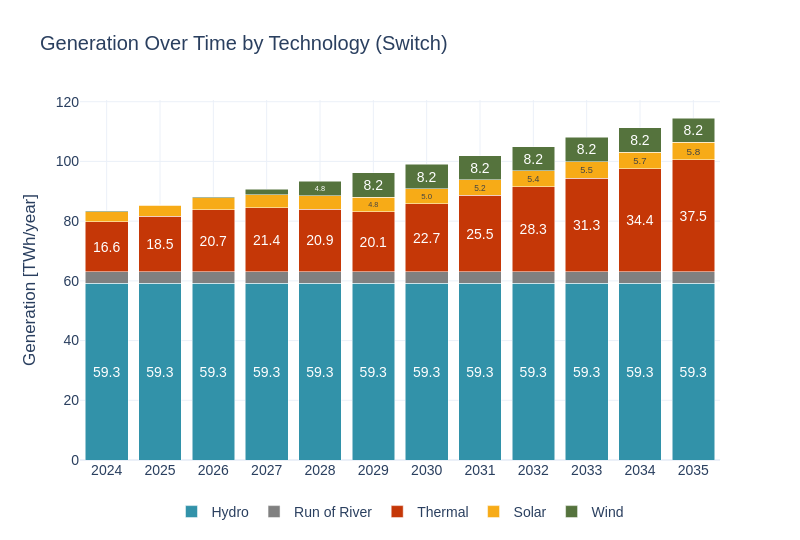

The cell this chart's notebook holds for it:
### Code cell
# Transform data
sce_sw = pd.read_csv(model_outputs_path+'/dispatch.csv')
sce_sw['year'] = sce_sw['timestamp'].str[:4]
sce_sw['Energy_TWh_typical_yr'] = sce_sw['Energy_GWh_typical_yr'] / 1000
sce_sw.rename(columns={'gen_tech': 'Tech'}, inplace=True)
sce_sw = sce_sw[sce_sw['timestamp'].str.contains('^'+str(years[0])) == False]
# Plot
sw.scenarios.dispatched_generation(sce_sw, 'Generation', 'TWh', 'year', 'Energy_TWh_typical_yr', 'Tech', scenario_name, 'Switch', 4.6)
#sce_sw = sce_sw[['generation_project','year','Energy_TWh_typical_yr','Tech']]
#sce_sw.to_csv('./9_switch.csv')

### Figure 1 — Plotly figure (JSON) as saved in the notebook; plotly's stock layout.template omitted (floating-point values rounded to 4 significant figures)
{"data": [{"alignmentgroup": "True", "hovertemplate": "Tech=Hydro<br>Year=%{x}<br>Dispatched Generation (MW)=%{y}<br>text=%{text}<extra></extra>", "insidetextanchor": "middle", "legendgroup": "Hydro", "marker": {"color": "#3292A9", "pattern": {"shape": ""}}, "name": "Hydro", "offsetgroup": "Hydro", "orientation": "v", "showlegend": true, "text": ["59.26", "59.26", "59.26", "59.26", "59.26", "59.26", "59.26", "59.26", "59.26", "59.26", "59.26", "59.26"], "textangle": 0, "textposition": "inside", "texttemplate": "%{text:.1f}", "type": "bar", "x": ["2024", "2025", "2026", "2027", "2028", "2029", "2030", "2031", "2032", "2033", "2034", "2035"], "xaxis": "x", "y": [59.26, 59.26, 59.26, 59.26, 59.26, 59.26, 59.26, 59.26, 59.26, 59.26, 59.26, 59.26], "yaxis": "y"}, {"alignmentgroup": "True", "hovertemplate": "Tech=Run of River<br>Year=%{x}<br>Dispatched Generation (MW)=%{y}<br>text=%{text}<extra></extra>", "insidetextanchor": "middle", "legendgroup": "Run of River", "marker": {"color": "#808080", "pattern": {"shape": ""}}, "name": "Run of River", "offsetgroup": "Run of River", "orientation": "v", "showlegend": true, "text": ["", "", "", "", "", "", "", "", "", "", "", ""], "textangle": 0, "textposition": "inside", "texttemplate": "%{text:.1f}", "type": "bar", "x": ["2024", "2025", "2026", "2027", "2028", "2029", "2030", "2031", "2032", "2033", "2034", "2035"], "xaxis": "x", "y": [3.867, 3.867, 3.867, 3.867, 3.867, 3.867, 3.867, 3.867, 3.867, 3.867, 3.867, 3.867], "yaxis": "y"}, {"alignmentgroup": "True", "hovertemplate": "Tech=Thermal<br>Year=%{x}<br>Dispatched Generation (MW)=%{y}<br>text=%{text}<extra></extra>", "insidetextanchor": "middle", "legendgroup": "Thermal", "marker": {"color": "#C53707", "pattern": {"shape": ""}}, "name": "Thermal", "offsetgroup": "Thermal", "orientation": "v", "showlegend": true, "text": ["16.61", "18.50", "20.66", "21.36", "20.85", "20.05", "22.73", "25.47", "28.33", "31.29", "34.36", "37.47"], "textangle": 0, "textposition": "inside", "texttemplate": "%{text:.1f}", "type": "bar", "x": ["2024", "2025", "2026", "2027", "2028", "2029", "2030", "2031", "2032", "2033", "2034", "2035"], "xaxis": "x", "y": [16.61, 18.5, 20.66, 21.36, 20.85, 20.05, 22.73, 25.47, 28.33, 31.29, 34.36, 37.47], "yaxis": "y"}, {"alignmentgroup": "True", "hovertemplate": "Tech=Solar<br>Year=%{x}<br>Dispatched Generation (MW)=%{y}<br>text=%{text}<extra></extra>", "insidetextanchor": "middle", "legendgroup": "Solar", "marker": {"color": "#F7AB17", "pattern": {"shape": ""}}, "name": "Solar", "offsetgroup": "Solar", "orientation": "v", "showlegend": true, "text": ["", "", "", "", "", "4.80", "5.00", "5.21", "5.38", "5.52", "5.67", "5.80"], "textangle": 0, "textposition": "inside", "texttemplate": "%{text:.1f}", "type": "bar", "x": ["2024", "2025", "2026", "2027", "2028", "2029", "2030", "2031", "2032", "2033", "2034", "2035"], "xaxis": "x", "y": [3.485, 3.691, 4.093, 4.332, 4.571, 4.801, 5.004, 5.207, 5.377, 5.525, 5.674, 5.801], "yaxis": "y"}, {"alignmentgroup": "True", "hovertemplate": "Tech=Wind<br>Year=%{x}<br>Dispatched Generation (MW)=%{y}<br>text=%{text}<extra></extra>", "insidetextanchor": "middle", "legendgroup": "Wind", "marker": {"color": "#55733D", "pattern": {"shape": ""}}, "name": "Wind", "offsetgroup": "Wind", "orientation": "v", "showlegend": true, "text": ["", "", "", "", "4.84", "8.15", "8.15", "8.15", "8.15", "8.15", "8.15", "8.15"], "textangle": 0, "textposition": "inside", "texttemplate": "%{text:.1f}", "type": "bar", "x": ["2024", "2025", "2026", "2027", "2028", "2029", "2030", "2031", "2032", "2033", "2034", "2035"], "xaxis": "x", "y": [0.2143, 0.2143, 0.2143, 1.912, 4.843, 8.149, 8.149, 8.149, 8.149, 8.149, 8.149, 8.149], "yaxis": "y"}], "layout": {"barmode": "stack", "font": {"family": "Arial", "size": 14}, "height": 540, "legend": {"orientation": "h", "title": {}, "tracegroupgap": 0, "x": 0.5, "xanchor": "center", "y": -0.1}, "title": {"text": "Generation Over Time by Technology (Switch)"}, "width": 800, "xaxis": {"anchor": "y", "domain": [0, 1], "showgrid": true, "tickangle": 0, "tickfont": {"family": "Arial", "size": 14}, "tickvals": ["2024", "2025", "2026", "2027", "2028", "2029", "2030", "2031", "2032", "2033", "2034", "2035"], "title": {"text": ""}}, "yaxis": {"anchor": "x", "domain": [0, 1], "title": {"text": "Generation [TWh/year]"}}}}
